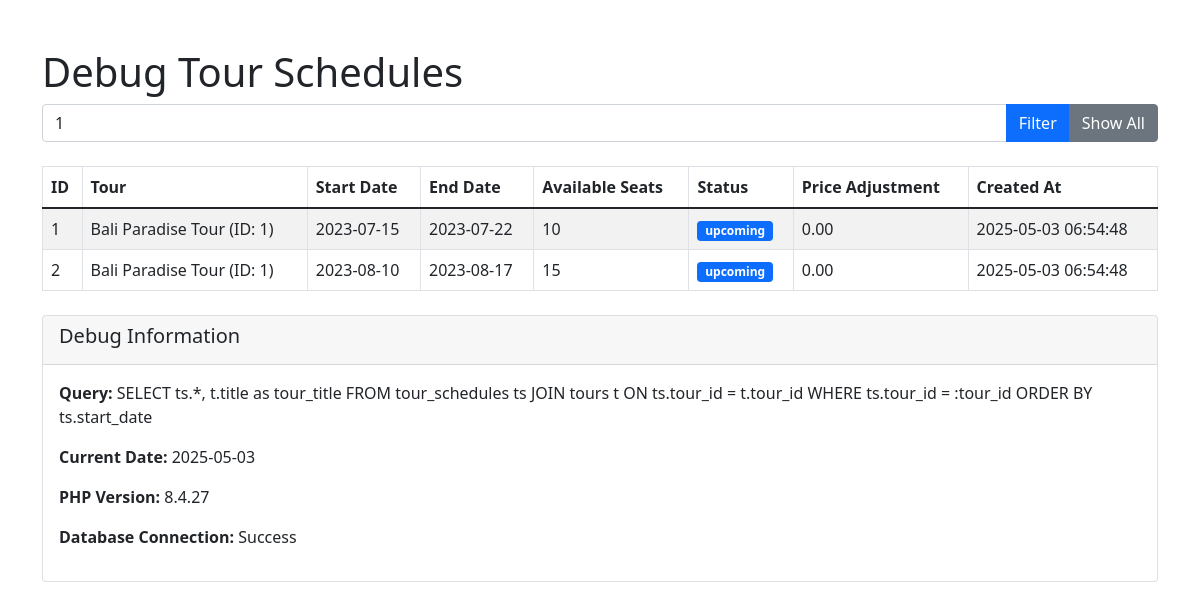
The app's page /debug-schedules.php?tour_id=1 (signed in) with its own data.
### tables this page shows
CREATE TABLE IF NOT EXISTS tour_schedules (
    schedule_id INT AUTO_INCREMENT PRIMARY KEY,
    tour_id INT NOT NULL,
    start_date DATE NOT NULL,
    end_date DATE NOT NULL,
    available_seats INT NOT NULL,
    guide_name VARCHAR(100),
    price_adjustment DECIMAL(10, 2) DEFAULT 0.00,  
    status ENUM('upcoming', 'ongoing', 'completed', 'cancelled') DEFAULT 'upcoming',
    created_at DATETIME DEFAULT CURRENT_TIMESTAMP,
    updated_at DATETIME DEFAULT CURRENT_TIMESTAMP ON UPDATE CURRENT_TIMESTAMP,
    FOREIGN KEY (tour_id) REFERENCES tours(tour_id) ON DELETE CASCADE
);

CREATE TABLE IF NOT EXISTS tours (
    tour_id INT AUTO_INCREMENT PRIMARY KEY,
    title VARCHAR(100) NOT NULL,
    description TEXT NOT NULL,
    destination_id INT,
    price DECIMAL(10, 2) NOT NULL,
    duration INT NOT NULL,  
    max_people INT NOT NULL,
    inclusions TEXT,
    exclusions TEXT,
    image VARCHAR(255),
    is_featured BOOLEAN DEFAULT FALSE,
    is_active BOOLEAN DEFAULT TRUE,
    admin_id INT DEFAULT NULL,
    created_at DATETIME DEFAULT CURRENT_TIMESTAMP,
    updated_at DATETIME DEFAULT CURRENT_TIMESTAMP ON UPDATE CURRENT_TIMESTAMP,
    FOREIGN KEY (destination_id) REFERENCES destinations(destination_id) ON DELETE SET NULL,
    FOREIGN KEY (admin_id) REFERENCES users(user_id) ON DELETE SET NULL
);

### debug-schedules.php (the view, shortened to what this page needs)
<?php
$database = new Database();
$db = $database->getConnection();
$tour_id = isset($_GET['tour_id']) ? $_GET['tour_id'] : null;
if ($tour_id) {
    $query = "SELECT ts.*, t.title as tour_title
              FROM tour_schedules ts
              JOIN tours t ON ts.tour_id = t.tour_id
              WHERE ts.tour_id = :tour_id
              ORDER BY ts.start_date";
    $stmt = $db->prepare($query);
    $stmt->bindParam(":tour_id", $tour_id);
} else {
    $query = "SELECT ts.*, t.title as tour_title
              FROM tour_schedules ts
              JOIN tours t ON ts.tour_id = t.tour_id
              ORDER BY ts.start_date";
    $stmt = $db->prepare($query);
}
$stmt->execute();
$schedules = $stmt->fetchAll(PDO::FETCH_ASSOC);
?>
<!DOCTYPE html>
<html lang="en">
<head>
    <link href="https://cdn.jsdelivr.net/npm/bootstrap@5.1.3/dist/css/bootstrap.min.css" rel="stylesheet">
</head>
<body>
    <div class="container mt-5">
        <h1>Debug Tour Schedules</h1>
        <form action="" method="get" class="mb-4">
            <div class="input-group">
                <input type="text" name="tour_id" class="form-control" placeholder="Enter Tour ID" value="<?php echo $tour_id; ?>">
                <button type="submit" class="btn btn-primary">Filter</button>
                <a href="debug-schedules.php" class="btn btn-secondary">Show All</a>
            </div>
        </form>
        <table class="table table-bordered table-striped">
            <thead>
                <tr>
                    <th>ID</th>
                    <th>Tour</th>
                    <th>Start Date</th>
                    <th>End Date</th>
                    <th>Available Seats</th>
                    <th>Status</th>
                    <th>Price Adjustment</th>
                    <th>Created At</th>
                </tr>
            </thead>
            <tbody>
                <?php if (count($schedules) > 0): ?>
                    <?php foreach ($schedules as $schedule): ?>
                        <tr>
                            <td><?php echo $schedule['schedule_id']; ?></td>
                            <td><?php echo $schedule['tour_title']; ?> (ID: <?php echo $schedule['tour_id']; ?>)</td>
                            <td><?php echo $schedule['start_date']; ?></td>
                            <td><?php echo $schedule['end_date']; ?></td>
                            <td><?php echo $schedule['available_seats']; ?></td>
                            <td>
                                <span class="badge bg-<?php
                                    echo $schedule['status'] == 'upcoming' ? 'primary' :
                                        ($schedule['status'] == 'ongoing' ? 'success' :
                                            ($schedule['status'] == 'completed' ? 'secondary' : 'danger'));
                                ?>">
                                    <?php echo $schedule['status']; ?>
                                </span>
                            </td>
                            <td><?php echo $schedule['price_adjustment']; ?></td>
                            <td><?php echo $schedule['created_at']; ?></td>
                        </tr>
                    <?php endforeach; ?>
                <?php else: ?>
                    <tr>
                        <td colspan="8" class="text-center">No schedules found</td>
                    </tr>
                <?php endif; ?>
            </tbody>
        </table>
        <div class="card mt-4">
            <div class="card-header">
                <h5>Debug Information</h5>
            </div>
            <div class="card-body">
                <p><strong>Query:</strong> <?php echo $query; ?></p>
                <p><strong>Current Date:</strong> <?php echo date('Y-m-d'); ?></p>
                <p><strong>PHP Version:</strong> <?php echo phpversion(); ?></p>
                <p><strong>Database Connection:</strong> <?php echo $db ? 'Success' : 'Failed'; ?></p>
            </div>
        </div>
    </div>
</body>
</html>

### records on screen
tour_schedules: schedule_id "1", tour.title "Bali Paradise Tour", tour "1", start_date "2023-07-15", end_date "2023-07-22", available_seats "10", status "upcoming", price_adjustment "0.00", created_at "2025-05-03 06:54:48"
tour_schedules: schedule_id "2", tour.title "Bali Paradise Tour", tour "1", start_date "2023-08-10", end_date "2023-08-17", available_seats "15", status "upcoming", price_adjustment "0.00", created_at "2025-05-03 06:54:48"

### other values on screen
$query "SELECT ts.*, t.title as tour_title FROM tour_schedules ts JOIN tours t ON ts.tour_id = t.tour_id WHERE ts.tour_id = :tour_id ORDER BY ts.start_date"
phpversion() "8.4.27"
